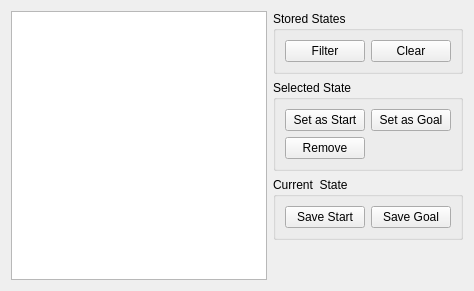
     <widget class="QWidget" name="stored_states">
      <attribute name="title">
       <string>Stored States</string>
      </attribute>
      <layout class="QHBoxLayout" name="horizontalLayout_2">
       <item>
        <widget class="QListWidget" name="list_states"/>
       </item>
       <item>
        <layout class="QVBoxLayout" name="verticalLayout_4">
         <item>
          <widget class="QGroupBox" name="groupBox_15">
           <property name="title">
            <string>Stored States</string>
           </property>
           <layout class="QGridLayout" name="gridLayout_17">
            <item row="0" column="0">
             <widget class="QPushButton" name="load_state_button">
              <property name="text">
               <string>Filter</string>
              </property>
             </widget>
            </item>
            <item row="0" column="1">
             <widget class="QPushButton" name="clear_states_button">
              <property name="text">
               <string>Clear</string>
              </property>
             </widget>
            </item>
           </layout>
          </widget>
         </item>
         <item>
          <widget class="QGroupBox" name="groupBox_16">
           <property name="title">
            <string>Selected State</string>
           </property>
           <layout class="QGridLayout" name="gridLayout_15">
            <item row="0" column="0">
             <widget class="QPushButton" name="set_as_start_state_button">
              <property name="text">
               <string>Set as Start</string>
              </property>
             </widget>
            </item>
            <item row="0" column="1">
             <widget class="QPushButton" name="set_as_goal_state_button">
              <property name="text">
               <string>Set as Goal</string>
              </property>
             </widget>
            </item>
            <item row="1" column="0">
             <widget class="QPushButton" name="remove_state_button">
              <property name="text">
               <string>Remove</string>
              </property>
             </widget>
            </item>
           </layout>
          </widget>
         </item>
         <item>
          <widget class="QGroupBox" name="groupBox_17">
           <property name="title">
            <string>Current  State</string>
           </property>
           <layout class="QGridLayout" name="gridLayout_16">
            <item row="0" column="0">
             <widget class="QPushButton" name="save_start_state_button">
              <property name="text">
               <string>Save Start</string>
              </property>
             </widget>
            </item>
            <item row="0" column="1">
             <widget class="QPushButton" name="save_goal_state_button">
              <property name="text">
               <string>Save Goal</string>
              </property>
             </widget>
            </item>
           </layout>
          </widget>
         </item>
         <item>
          <spacer name="verticalSpacer_8">
           <property name="orientation">
            <enum>Qt::Vertical</enum>
           </property>
           <property name="sizeHint" stdset="0">
            <size>
             <width>20</width>
             <height>40</height>
            </size>
           </property>
          </spacer>
         </item>
        </layout>
       </item>
      </layout>
     </widget>
